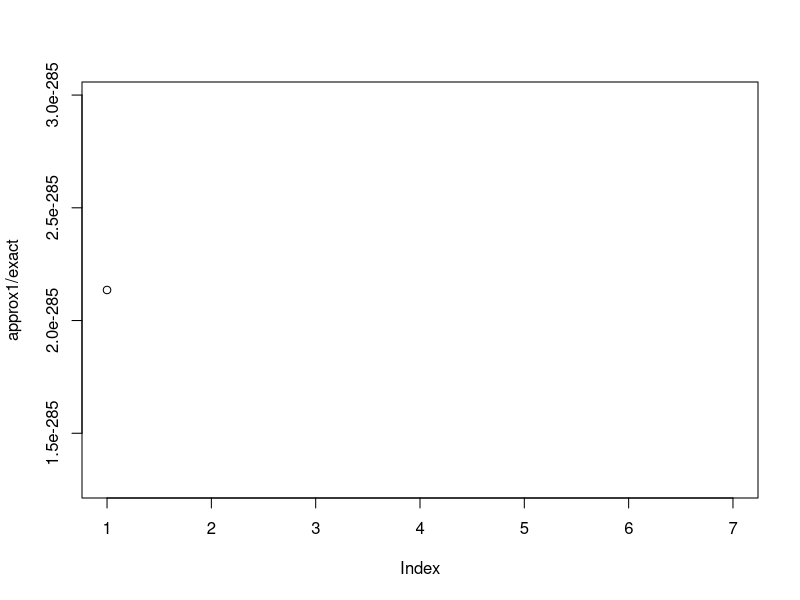

The R script that drew this image:
N <- c(1e3, 1e4, 1e5, 1e6, 1e7, 1e8, 1e9)
u <- 0.00001
h <- ceiling(1/u-1)
g <- 1:h

exact <- c()
approx1 <- c()
approx2 <- c()
for (n in N){
  #probability of Umax>u
  exact <- c(exact, sum((-1)^(g+1)*choose(n+1, g)*(1-g*u)^n))
  approx1 <- c(approx1, 1-exp(-(n+1)*exp(-(n+1)*u)))
  approx2 <- c(approx2, (n+1)*exp(-(n+1)*u))
}

plot(approx1/exact)
